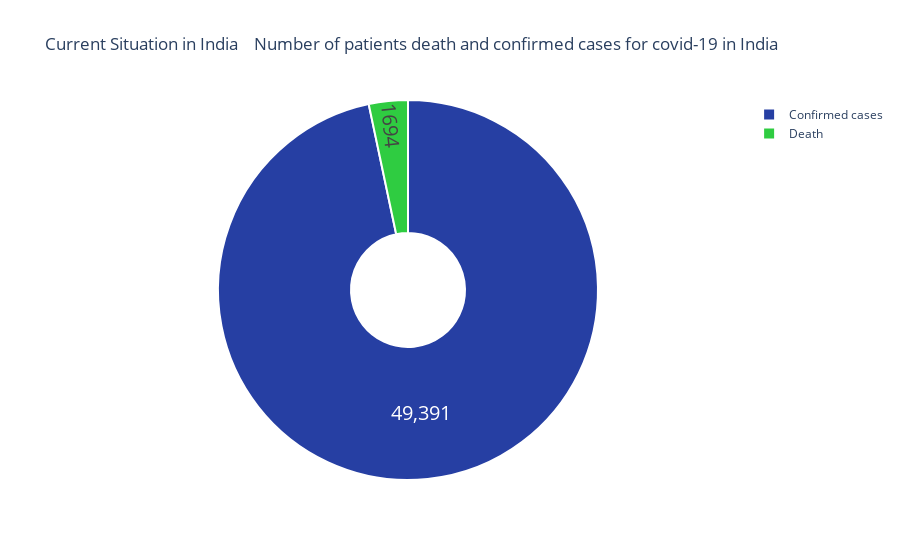

Notebook cell for this chart:
### Code cell
index = df.index
n = len(index)
ac= df.iloc[n-1,16]
rvd =df.iloc[n-1,17]
fig = go.Figure(data=[go.Pie(labels=['Confirmed cases','Death'],
                             values= [ac,rvd],hole =.3)])
fig.update_traces(hoverinfo='label+percent', textinfo='value', textfont_size=20,
                  marker=dict(colors=['#263fa3', '#2fcc41','#cc3c2f'], line=dict(color='#FFFFFF', width=2)))
fig.update_layout(title_text='Current Situation in India  \n Number of patients death and confirmed cases for covid-19 in India',plot_bgcolor='rgb(275, 270, 273)')
fig.show()

### Figure 1 — Plotly figure (JSON) as saved in the notebook; plotly's stock layout.template omitted (floating-point values rounded to 4 significant figures)
{"data": [{"hole": 0.3, "hoverinfo": "label+percent", "labels": ["Confirmed cases", "Death"], "marker": {"colors": ["#263fa3", "#2fcc41", "#cc3c2f"], "line": {"color": "#FFFFFF", "width": 2}}, "textfont": {"size": 20}, "textinfo": "value", "type": "pie", "values": [49391, 1694]}], "layout": {"plot_bgcolor": "rgb(275, 270, 273)", "title": {"text": "Current Situation in India  \n Number of patients death and confirmed cases for covid-19 in India"}}}
